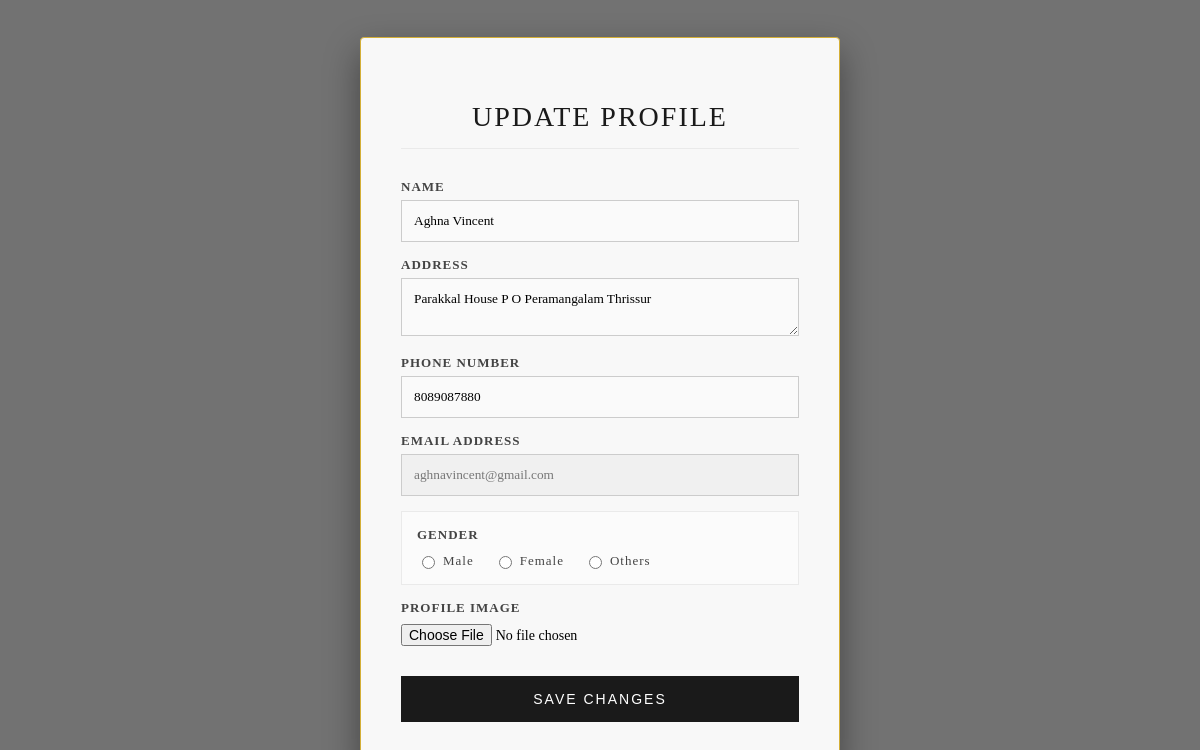
The page /home/editprofile/ (signed in) on the database its author committed.
### specksapp/models.py (models this page shows)
class Register(models.Model):
    name = models.CharField(max_length=25,null=True,blank=True)
    address = models.CharField(max_length=50,null=True,blank=True)
    Gender_choices =[
        ('M','male'),
        ('F','female'),
        ('O','other')
    ]
    gender = models.CharField(max_length=8,choices=Gender_choices,null=True,blank=True)
    phone = models.IntegerField(null=True,blank=True)
    email = models.EmailField(max_length=100,unique=True)
    password = models.CharField(max_length=25,null=True,blank=True)
    image = models.FileField(upload_to='images/',null=True,blank=True)

### specksapp/views.py (the view, shortened to what this page needs)
# urls.py: path('home/editprofile/',views.editprofile,name='editprofile'),
def editprofile(request):
    if 'email' not in request.session:
        return redirect('Login')
    email = request.session.get('email')
    try:
        user = models.Register.objects.get(email=email)
        return render(request, 'editprofile.html', {'user': user})
    except models.Register.DoesNotExist:
        return redirect('Login')

### specksapp/templates/editprofile.html (shortened to what this page needs)
<!DOCTYPE html>
<html lang="en">
<head>
</head>
<body>
    <div class="container">
        <h2>Update Profile</h2>
        <form action="" method="POST" enctype="multipart/form-data">
    <label for="name">Name</label>
    <input
        type="text"
        id="name"
        name="name"
        value="{{ user.name }}"
        pattern="[A-Za-z ]+"
        title="Only letters are allowed"
        required>
    <label for="address">Address</label>
    <textarea
        id="address"
        name="address"
        rows="2"
        required>{{ user.address }}</textarea>
    <label for="phone">Phone Number</label>
    <input
        type="text"
        id="phone"
        name="phone"
        value="{{ user.phone }}"
        maxlength="10"
        pattern="[0-9]{10}"
        title="Enter a valid 10 digit phone number"
        required>
    <label for="email">Email Address</label>
    <input
        type="email"
        id="email"
        name="email"
        value="{{ user.email }}"
        readonly>
    <div class="gender-group">
        <label class="gender-title">Gender</label>
        <div class="gender-options">
            <label>
                <input type="radio"
                       name="gender"
                       value="M"
                       {% if user.gender == "M" %}checked{% endif %}>
                Male
            </label>
            <label>
                <input type="radio"
                       name="gender"
                       value="F"
                       {% if user.gender == "F" %}checked{% endif %}>
                Female
            </label>
            <label>
                <input type="radio"
                       name="gender"
                       value="O"
                       {% if user.gender == "O" %}checked{% endif %}>
                Others
            </label>
        </div>
    </div>
    <label for="image">Profile Image</label>
    <input
        type="file"
        id="image"
        name="image"
        accept=".jpg,.jpeg,.png">
    <button type="submit">
        Save Changes
    </button>
</form>
    </div>
</body>
</html>

### specksapp/templates/editprofile.html (style rules this page uses)
* { box-sizing: border-box; }
body { margin: 0; padding: 0; font-family: 'Playfair Display', 'Times New Roman', Times, serif; background: linear-gradient(rgba(20, 20, 20, 0.6), rgba(20, 20, 20, 0.6)), url('https://images.unsplash.com/photo-1441986300917-64674bd600d8?auto=format&fit=crop&w=1920&q=80') no-repeat center center fixed; background-size: cover; height: 100vh; display: flex; justify-content: center; align-items: center; }
.container { background: rgba(255, 255, 255, 0.95); padding: 40px; width: 480px; border-radius: 4px; box-shadow: 0 15px 35px rgba(0,0,0,0.4); border: 1px solid #d4af37; }
h2 { text-align: center; color: #1a1a1a; margin-bottom: 30px; font-size: 28px; letter-spacing: 2px; text-transform: uppercase; font-weight: 400; border-bottom: 1px solid #eaeaea; padding-bottom: 15px; }
label { display: block; margin-top: 15px; font-weight: 600; color: #444; font-size: 13px; text-transform: uppercase; letter-spacing: 1px; }
input[type="text"], input[type="tel"], input[type="email"], textarea { width: 100%; padding: 12px; margin-top: 5px; border: 1px solid #ccc; border-radius: 0px; background-color: #fafafa; font-family: inherit; transition: all 0.3s ease; }
input[readonly] { background-color: #f0f0f0; color: #777; cursor: not-allowed; }
input[type="file"] { margin-top: 8px; font-family: inherit; font-size: 14px; }
.gender-group { margin-top: 15px; border: 1px solid #eaeaea; padding: 15px; background: #fbfbfb; }
.gender-title { margin-top: 0; margin-bottom: 10px; }
.gender-options { display: flex; gap: 20px; }
.gender-options label { display: flex; align-items: center; margin: 0; cursor: pointer; text-transform: capitalize; font-weight: normal; }
.gender-options input { margin-right: 8px; accent-color: #1a1a1a; }
button { width: 100%; padding: 15px; margin-top: 30px; border: none; background: #1a1a1a; color: white; font-size: 14px; text-transform: uppercase; letter-spacing: 2px; cursor: pointer; transition: background 0.3s ease; }

### rows shown on the page
Register: name "Aghna Vincent", address "Parakkal House P O Peramangalam Thrissur", phone "8089087880", email "aghnavincent@gmail.com", gender "☐ Male", gender "☐ Female", gender "☐ Others"
